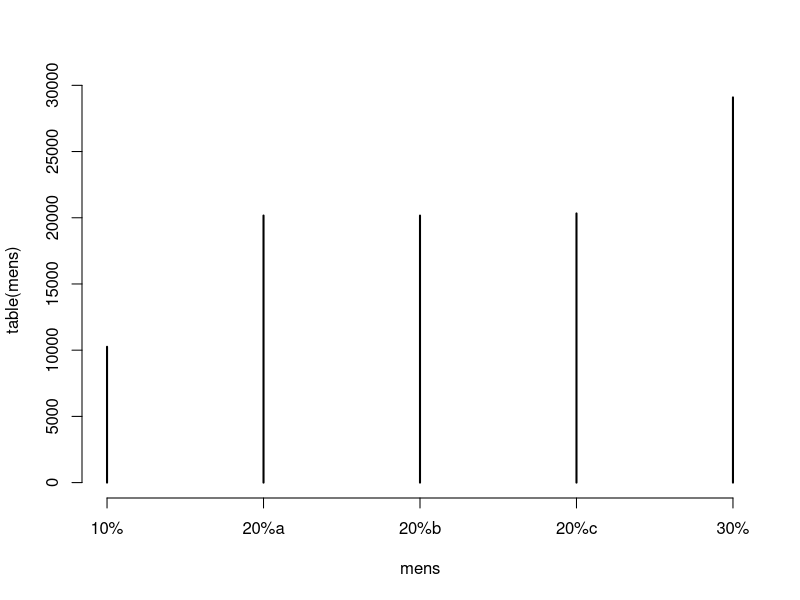

This figure's R source:
n <- 100000
mens <- vector("character",n)
for (i in 1:n) {
    
  p <- runif(1,1,100)

    if(p<= 30){
        mens[i] <- "30%"
    } else if (p<=50){
        mens[i] <- "20%a"
    } else if (p<=70){
        mens[i] <- "20%b"
    } else if (p<=90){
        mens[i] <- "20%c"
    } else {
        mens[i] <- "10%"
    }

}

mens
table(mens)

plot(table(mens))
